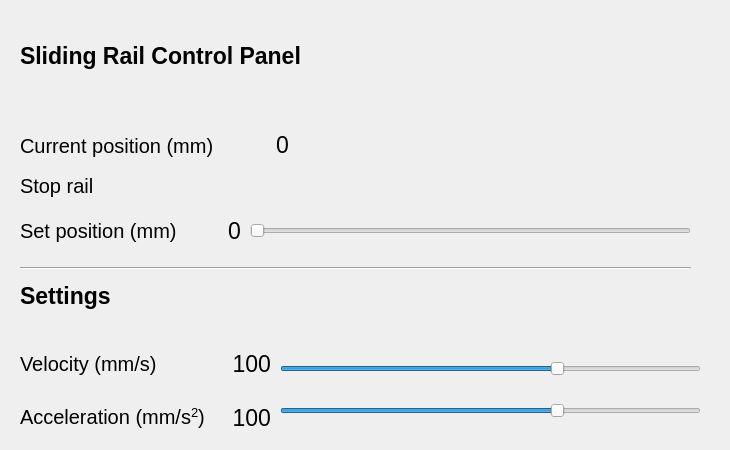
   <widget class="QWidget" name="SlidingRailTab">
    <attribute name="title">
     <string>Sliding Rail</string>
    </attribute>

    <!-- Set position label and display -->
    <widget class="QWidget" name="horizontalLayoutWidget_3">
     <property name="geometry">
      <rect>
       <x>20</x>
       <y>210</y>
       <width>221</width>
       <height>41</height>
      </rect>
     </property>

     <!--  -->
     <layout class="QHBoxLayout" name="SetPositionLayout">
      <item>
       <widget class="QLabel" name="RailSliderLabel">
        <property name="font">
         <font>
          <pointsize>15</pointsize>
         </font>
        </property>
        <property name="text">
         <string>Set position (mm)</string>
        </property>
       </widget>
      </item>

      <!-- Sliding rail position display -->
      <item>
       <widget class="QLabel" name="RailSVDisplay">
        <property name="font">
         <font>
          <pointsize>17</pointsize>
         </font>
        </property>
        <property name="text">
         <string>0</string>
        </property>
        <property name="alignment">
         <set>Qt::AlignRight|Qt::AlignTrailing|Qt::AlignVCenter</set>
        </property>
       </widget>
      </item>
     </layout>
    </widget>

    <!-- Sliding rail title -->
    <widget class="QLabel" name="SlidingRailTitle">
     <property name="geometry">
      <rect>
       <x>20</x>
       <y>30</y>
       <width>341</width>
       <height>51</height>
      </rect>
     </property>
     <property name="font">
      <font>
       <pointsize>17</pointsize>
       <weight>75</weight>
       <bold>true</bold>
      </font>
     </property>
     <property name="text">
      <string>Sliding Rail Control Panel</string>
     </property>
    </widget>
    <widget class="QLabel" name="SettingsLabel">
     <property name="geometry">
      <rect>
       <x>20</x>
       <y>270</y>
       <width>141</width>
       <height>51</height>
      </rect>
     </property>
     <property name="font">
      <font>
       <pointsize>17</pointsize>
       <weight>75</weight>
       <bold>true</bold>
      </font>
     </property>
     <property name="text">
      <string>Settings</string>
     </property>
    </widget>
    <widget class="QLabel" name="SettingsGearIcon">
     <property name="geometry">
      <rect>
       <x>120</x>
       <y>280</y>
       <width>31</width>
       <height>31</height>
      </rect>
     </property>
     <property name="text">
      <string/>
     </property>
     <property name="pixmap">
      <pixmap>images/settings.png</pixmap>
     </property>
     <property name="scaledContents">
      <bool>true</bool>
     </property>
    </widget>
    <widget class="Line" name="SlidingRailVLine">
     <property name="geometry">
      <rect>
       <x>20</x>
       <y>260</y>
       <width>671</width>
       <height>16</height>
      </rect>
     </property>
     <property name="orientation">
      <enum>Qt::Horizontal</enum>
     </property>
    </widget>
    <widget class="QLabel" name="SlidingRailImage">
     <property name="geometry">
      <rect>
       <x>310</x>
       <y>10</y>
       <width>411</width>
       <height>181</height>
      </rect>
     </property>
     <property name="text">
      <string/>
     </property>
     <property name="pixmap">
      <pixmap>images/sliding_rail2.png</pixmap>
     </property>
     <property name="scaledContents">
      <bool>true</bool>
     </property>
    </widget>
    <widget class="QWidget" name="layoutWidget">
     <property name="geometry">
      <rect>
       <x>20</x>
       <y>340</y>
       <width>251</width>
       <height>101</height>
      </rect>
     </property>
     <layout class="QGridLayout" name="MotionParamsGrid">
      <item row="0" column="0">
       <widget class="QLabel" name="RailVelocityText">
        <property name="font">
         <font>
          <pointsize>15</pointsize>
         </font>
        </property>
        <property name="text">
         <string>Velocity (mm/s)</string>
        </property>
       </widget>
      </item>
      <item row="1" column="0">
       <widget class="QLabel" name="RailAccelerationText">
        <property name="font">
         <font>
          <pointsize>15</pointsize>
         </font>
        </property>
        <property name="text">
         <string>Acceleration (mm/s&lt;sup&gt;2&lt;/sup&gt;)</string>
        </property>
       </widget>
      </item>
      <item row="1" column="1">
       <widget class="QLabel" name="RailAccLCD">
        <property name="font">
         <font>
          <pointsize>17</pointsize>
         </font>
        </property>
        <property name="text">
         <string>100</string>
        </property>
        <property name="alignment">
         <set>Qt::AlignRight|Qt::AlignTrailing|Qt::AlignVCenter</set>
        </property>
       </widget>
      </item>
      <item row="0" column="1">
       <widget class="QLabel" name="RailVelLCD">
        <property name="font">
         <font>
          <pointsize>17</pointsize>
         </font>
        </property>
        <property name="text">
         <string>100</string>
        </property>
        <property name="alignment">
         <set>Qt::AlignRight|Qt::AlignTrailing|Qt::AlignVCenter</set>
        </property>
       </widget>
      </item>
     </layout>
    </widget>
    <widget class="QWidget" name="layoutWidget">
     <property name="geometry">
      <rect>
       <x>20</x>
       <y>130</y>
       <width>211</width>
       <height>31</height>
      </rect>
     </property>
     <layout class="QHBoxLayout" name="CurrentPositionLayout">
      <item>
       <widget class="QLabel" name="CurrentPositionLabel">
        <property name="font">
         <font>
          <pointsize>15</pointsize>
         </font>
        </property>
        <property name="layoutDirection">
         <enum>Qt::LeftToRight</enum>
        </property>
        <property name="text">
         <string>Current position (mm)  </string>
        </property>
        <property name="alignment">
         <set>Qt::AlignLeading|Qt::AlignLeft|Qt::AlignVCenter</set>
        </property>
       </widget>
      </item>
     </layout>
    </widget>
    <widget class="QWidget" name="verticalLayoutWidget_5">
     <property name="geometry">
      <rect>
       <x>280</x>
       <y>340</y>
       <width>421</width>
       <height>101</height>
      </rect>
     </property>
     <layout class="QVBoxLayout" name="RailSlidersVLayout">
      <item>
       <widget class="QSlider" name="RailVelocitySlider">
        <property name="minimum">
         <number>1</number>
        </property>
        <property name="maximum">
         <number>150</number>
        </property>
        <property name="value">
         <number>100</number>
        </property>
        <property name="orientation">
         <enum>Qt::Horizontal</enum>
        </property>
       </widget>
      </item>
      <item>
       <widget class="QSlider" name="RailAccelerationSlider">
        <property name="minimum">
         <number>1</number>
        </property>
        <property name="maximum">
         <number>150</number>
        </property>
        <property name="value">
         <number>100</number>
        </property>
        <property name="orientation">
         <enum>Qt::Horizontal</enum>
        </property>
       </widget>
      </item>
     </layout>
    </widget>
    <widget class="QSlider" name="RailSVSlider">
     <property name="geometry">
      <rect>
       <x>250</x>
       <y>210</y>
       <width>441</width>
       <height>41</height>
      </rect>
     </property>
     <property name="maximum">
      <number>1000</number>
     </property>
     <property name="singleStep">
      <number>10</number>
     </property>
     <property name="pageStep">
      <number>100</number>
     </property>
     <property name="value">
      <number>0</number>
     </property>
     <property name="orientation">
      <enum>Qt::Horizontal</enum>
     </property>
    </widget>
    <widget class="QWidget" name="horizontalLayoutWidget">
     <property name="geometry">
      <rect>
       <x>20</x>
       <y>170</y>
       <width>221</width>
       <height>31</height>
      </rect>
     </property>
     <layout class="QHBoxLayout" name="StopRailLayout">
      <item>
       <widget class="QLabel" name="StopRailLabel">
        <property name="font">
         <font>
          <pointsize>15</pointsize>
         </font>
        </property>
        <property name="layoutDirection">
         <enum>Qt::LeftToRight</enum>
        </property>
        <property name="text">
         <string>Stop rail</string>
        </property>
        <property name="alignment">
         <set>Qt::AlignLeading|Qt::AlignLeft|Qt::AlignVCenter</set>
        </property>
       </widget>
      </item>
      <item>
       <widget class="QPushButton" name="StopRailButton">
        <property name="font">
         <font>
          <weight>75</weight>
          <bold>true</bold>
         </font>
        </property>
        <property name="autoFillBackground">
         <bool>false</bool>
        </property>
        <property name="styleSheet">
         <string notr="true">border-radius: 25px;</string>
        </property>
        <property name="text">
         <string/>
        </property>
        <property name="icon">
         <iconset>
          <normaloff>images/stop_rail.png</normaloff>images/stop_rail.png</iconset>
        </property>
        <property name="iconSize">
         <size>
          <width>101</width>
          <height>91</height>
         </size>
        </property>
       </widget>
      </item>
     </layout>
    </widget>
    <widget class="QLabel" name="CurrentPositionRail">
     <property name="geometry">
      <rect>
       <x>238</x>
       <y>130</y>
       <width>51</width>
       <height>29</height>
      </rect>
     </property>
     <property name="font">
      <font>
       <pointsize>17</pointsize>
      </font>
     </property>
     <property name="text">
      <string>0</string>
     </property>
     <property name="alignment">
      <set>Qt::AlignRight|Qt::AlignTrailing|Qt::AlignVCenter</set>
     </property>
    </widget>
   </widget>
